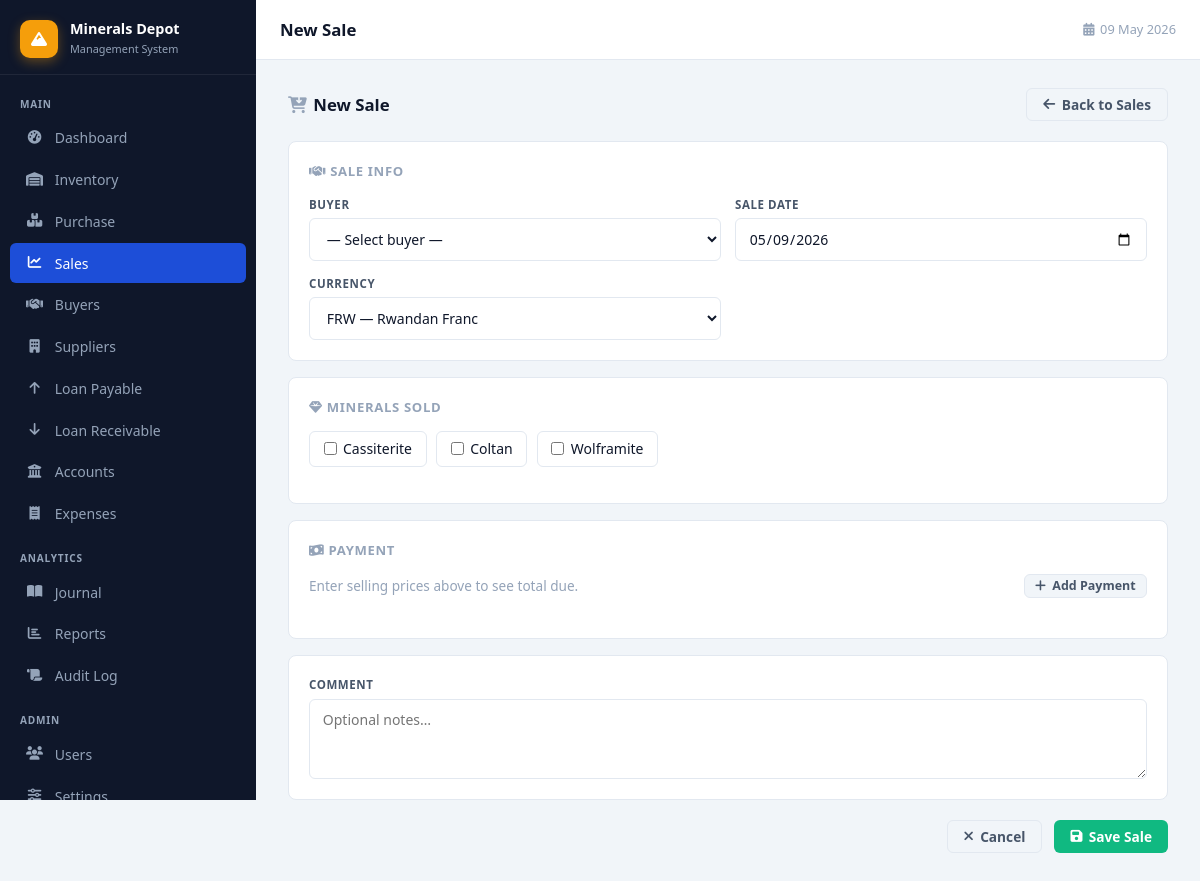
The app's page /new-sales.php (signed in) with its own data.
### tables this page shows
CREATE TABLE `mineral_types` (
  `id` int(11) NOT NULL,
  `name` varchar(50) NOT NULL,
  `unit` varchar(20) DEFAULT 'kg',
  `description` text DEFAULT NULL
);

### new-sales.php (the view, shortened to what this page needs)
<?php
require_once 'config/database.php';
$minerals         = $pdo->query("SELECT * FROM mineral_types ORDER BY name")->fetchAll();
$special_minerals = [
    ['cat' => 'cassiterite', 'name' => 'Cassiterite', 'id' => null],
    ['cat' => 'coltan',      'name' => 'Coltan',       'id' => null],
    ['cat' => 'wolframite',  'name' => 'Wolframite',   'id' => null],
];
include 'includes/header.php';
?>
<div class="page-header">
    <h2><i class="fas fa-cart-arrow-down" style="margin-right:.4rem;color:var(--text-muted)"></i>New Sale</h2>
    <a href="sales.php" class="btn btn-secondary">
        <i class="fas fa-arrow-left"></i> Back to Sales
    </a>
</div>
<form id="sale-form" style="max-width:960px">
    <div style="border:1px solid var(--border);border-radius:8px;padding:1.25rem;margin-bottom:1rem;background:var(--surface,var(--bg))">
        <div style="font-weight:600;font-size:.82rem;margin-bottom:.85rem;color:var(--text-muted);text-transform:uppercase;letter-spacing:.05em">
            <i class="fas fa-handshake"></i> Sale Info
        </div>
        <div class="form-grid form-grid-2">
            <div class="form-group">
                <label>Buyer</label>
                <select name="buyer_id" required>
                    <option value="">— Select buyer —</option>
                </select>
            </div>
            <div class="form-group">
                <label>Sale Date</label>
                <input type="date" name="sale_date" required value="<?= date('Y-m-d') ?>">
            </div>
            <div class="form-group">
                <label>Currency</label>
                <select name="currency" id="currency-select" onchange="onCurrencyChange()">
                    <option value="FRW">FRW — Rwandan Franc</option>
                </select>
            </div>
        </div>
    </div>
    <div style="border:1px solid var(--border);border-radius:8px;padding:1.25rem;margin-bottom:1rem;background:var(--surface,var(--bg))">
        <div style="font-weight:600;font-size:.82rem;margin-bottom:.85rem;color:var(--text-muted);text-transform:uppercase;letter-spacing:.05em">
            <i class="fas fa-gem"></i> Minerals Sold
        </div>
        <div id="mineral-checks" style="display:flex;gap:.6rem;flex-wrap:wrap;margin-bottom:1rem">
            <?php foreach($special_minerals as $m): ?>
            <label style="display:flex;align-items:center;gap:.4rem;padding:.4rem .85rem;border:1px solid var(--border);border-radius:6px;cursor:pointer;user-select:none;font-weight:500">
                <input type="checkbox" value="<?= $m['id'] ?>" data-cat="<?= $m['cat'] ?>" data-name="<?= htmlspecialchars($m['name']) ?>" onchange="toggleMineralCard(this)">
                <?= htmlspecialchars($m['name']) ?>
            </label>
            <?php endforeach; ?>
        </div>
    </div>
    <div style="border:1px solid var(--border);border-radius:8px;padding:1.25rem;margin-bottom:1rem;background:var(--surface,var(--bg))">
        <div style="font-weight:600;font-size:.82rem;margin-bottom:.85rem;color:var(--text-muted);text-transform:uppercase;letter-spacing:.05em">
            <i class="fas fa-money-bill-wave"></i> Payment
        </div>
        <div style="display:flex;align-items:center;justify-content:space-between;margin-bottom:.65rem">
            <div id="sale-total-due" style="font-size:.85rem;color:var(--text-muted)">Enter selling prices above to see total due.</div>
            <button type="button" class="btn btn-secondary" style="padding:.3rem .65rem;font-size:.78rem" onclick="addSalePayRow()"><i class="fas fa-plus"></i> Add Payment</button>
        </div>
    </div>
    <div style="border:1px solid var(--border);border-radius:8px;padding:1.25rem;margin-bottom:1.25rem;background:var(--surface,var(--bg))">
        <div class="form-group" style="margin:0">
            <label>Comment</label>
            <textarea name="notes" placeholder="Optional notes…"></textarea>
        </div>
    </div>
    <div style="display:flex;gap:.75rem;justify-content:flex-end;padding-bottom:2rem">
        <a href="sales.php" class="btn btn-secondary">
            <i class="fas fa-xmark"></i> Cancel
        </a>
        <button type="submit" id="sale-save-btn" class="btn btn-primary" style="background:#10b981;border-color:#10b981">
            <i class="fas fa-save"></i> Save Sale
        </button>
    </div>
</form>
<?php include 'includes/footer.php'; ?>

### css/style.css (style rules this page uses)
:root { --sidebar-w: 256px; --topbar-h: 60px; --sidebar-bg: #0f172a; --sidebar-text: #94a3b8; --sidebar-hover: rgba(255,255,255,.07); --sidebar-active: #1d4ed8; --accent: #f59e0b; --primary: #3b82f6; --primary-dark: #1d4ed8; --success: #10b981; --danger: #ef4444; --warning: #f59e0b; --bg: #f1f5f9; --surface: #ffffff; --border: #e2e8f0; --text: #0f172a; --text-sec: #475569; --text-muted: #94a3b8; --shadow-sm: 0 1px 2px rgba(0,0,0,.05); --shadow: 0 1px 3px rgba(0,0,0,.10),0 1px 2px rgba(0,0,0,.06); --shadow-md: 0 4px 6px -1px rgba(0,0,0,.10),0 2px 4px -1px rgba(0,0,0,.06); --shadow-lg: 0 10px 25px -3px rgba(0,0,0,.15); --r-sm: 6px; --r: 10px; --r-lg: 16px; }
*,*::before,*::after { margin:0; padding:0; box-sizing:border-box; }
body { font-family:'Segoe UI',system-ui,-apple-system,sans-serif; background:var(--bg); color:var(--text); line-height:1.5; font-size:14px; }
.page-header { display:flex; align-items:center; justify-content:space-between; margin-bottom:1.25rem; flex-wrap:wrap; gap:.75rem; }
.page-header h2 { font-size:1.05rem; font-weight:700; }
.form-grid { display:grid; gap:.875rem; }
.form-grid-2 { grid-template-columns:1fr 1fr; }
.form-group { display:flex; flex-direction:column; gap:.35rem; }
.form-group label { font-size:.72rem; font-weight:700; color:var(--text-sec); text-transform:uppercase; letter-spacing:.05em; }
.form-group input, .form-group select, .form-group textarea { padding:.6rem .8rem; border:1px solid var(--border); border-radius:var(--r-sm); font-size:.875rem; color:var(--text); background:var(--surface); outline:none; font-family:inherit; transition:border-color .15s,box-shadow .15s; width:100%; }
.form-group textarea { min-height:80px; resize:vertical; }
.btn { display:inline-flex; align-items:center; gap:.4rem; padding:.55rem 1rem; border:none; border-radius:var(--r-sm); font-size:.855rem; font-weight:600; cursor:pointer; transition:background .15s,opacity .15s,transform .1s; text-decoration:none; white-space:nowrap; font-family:inherit; line-height:1; }
.btn-primary { background:var(--primary); color:#fff; }
.btn-secondary { background:var(--bg); color:var(--text-sec); border:1px solid var(--border); }

### records on screen
mineral_types: name "Cassiterite"
mineral_types: name "Coltan"
mineral_types: name "Wolframite"

### other values on screen
$page_title "New Sale"
